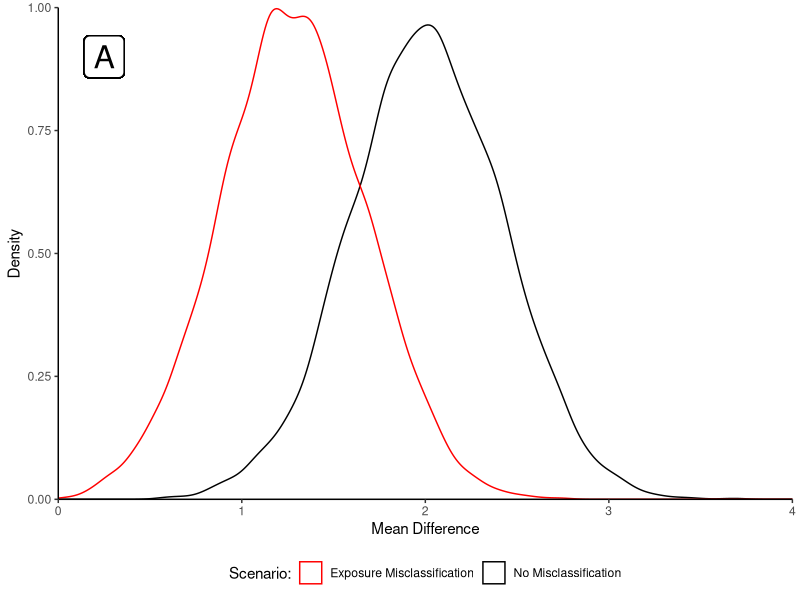

The R source for this figure: (Note: a time limit stopped this script after it produced the figure.)

#######################################################################################################
#
# Purpose: To demonstrate one way to simulate non-differential misclassification (NDM) and dependent
#           NDM, with the goals of giving an example where NDM leads to bias away from the null and 
#           concretizing the difference between bias and error
#
# Author: Jacqueline E. Rudolph
#
# Required packages: ggplot2, tidyverse, mvtnorm
#
# Last Updated: 11 mar 2020
#
#######################################################################################################

##Set your working directory and load in necessary packages

setwd("your_working_directory")

packages <- c("tidyverse" ,"ggplot2", "mvtnorm")
for (package in packages) {
  if (!require(package, character.only=T, quietly=T)) {
    install.packages(package,repos='http://lib.stat.cmu.edu/R/CRAN') 
  }
  library(package, character.only=T)
}


##Set up data set to store results

results <- data.frame(
  rep=NA,
  delta1=NA,
  delta2=NA,
  delta3=NA, 
  stringsAsFactors = FALSE
)


##Run simulation  

reps <- 10000 #The number of simulations
n <- 1000     #Sample size within each simulation

#We carry out the simulations using the following function
simloop <- function(r, n) {
  
  set.seed(r)
  results$rep <- r
  
  #Create 2 continuous confounders (M1 and M2)
  #Both are normally distributed with mean 0 and s.d. 1
  m <- rmvnorm(n, mean=rep(0, 2)) 
  
  #Create binary exposure, P(A=1)=0.5
  #A affected by M1 and M2: both with log(OR) of log(2)
  a <- rbinom(n, 1, 1/(1 + exp(-(-log(1/0.5 - 1) + log(2)*m[ , 1] + log(2)*m[ , 2]))))
  
  #Continuous outcome affected by exposure and confounders
  #Normally distributed with mean determined by formula below and s.d. 6
  #Intercept of 10; mean difference of 2 for A, M1, and M2
  y <- rnorm(n, mean=(10 + 2*a + 2*m[ , 1] + 2*m[ , 2]), sd=6)
  
  #Exposure with NDM
  #We select 15% of the sample to have misclassified A
  error_a <- rnorm(n) #We use error_a to determine misclassification in anticipation of dependency below
  a2 <- ifelse(error_a > qnorm(0.85), 1 - a, a) #Misclassified exposure
  
  #Induce NDM of M1 that is correlated with error in exposure
  #because misclassified variables both affected by error_a
  m2 <- m
  m2[ , 1]  <- m[ , 1] - 0.9*error_a #Mismeasured M1, with extent of error dependent on error_a
  
  #Scenario 1: Linear model under no misclassification
  results$delta1 <- summary(glm(y ~ a + m[ , 1] + m[ , 2], family=gaussian(link="identity")))$coefficients[2]
  
  #Scenario 2: Linear model under misclassification of binary exposure
  results$delta2 <- summary(glm(y ~ a2 + m[ , 1] + m[ , 2], family=gaussian(link="identity")))$coefficients[2]
  
  #Scenario 3: Linear model under dependent misclassification of binary exposure and continuous confounder
  results$delta3 <- summary(glm(y ~ a2 + m2[ , 1] + m2[ , 2], family=gaussian(link="identity")))$coefficients[2]
  
  return(results)
}

##Run the above function "reps" times, where reps is the number of simulations

all.res <- lapply(1:reps, function(x) {simloop(x, n)})
all.res <- do.call(rbind, all.res)


##Summarize results

  #Proportion of simulations that had an error in the mean difference greater than the null
  pos.error2 <- sum((all.res$delta2 - all.res$delta1) > 0)/reps #Comparing scenario 2 to scenario 1
  pos.error3 <- sum((all.res$delta3 - all.res$delta1) > 0)/reps #Comparing scenario 3 to scenario 1
  
  #Get the average mean difference across simulations for each scenario
  summ.res <- all.res %>% 
    summarise(avg.delta1=mean(delta1), 
              avg.delta2=mean(delta2), 
              avg.delta3=mean(delta3)) 
  
  #Compare the average mean difference to the true mean difference of 2
  summ.res$bias2 <- summ.res$avg.delta2 - 2
  summ.res$bias3 <- summ.res$avg.delta3 - 2


##Visualize results

thm <- theme_classic() +
  theme(
    legend.position = "bottom",
    legend.background = element_rect(fill = "transparent", colour = NA),
    legend.key = element_rect(fill = "transparent", colour = NA)
  )

    #Results for scenario 2 compared to scenario 1
    all.res$idx <- as.numeric(all.res$delta2 > all.res$delta1)
    cols<-c("No Misclassification"="black", "Exposure Misclassification"="red")
    pdf("misclass1.pdf",height=5,width=5)
    ggplot(all.res) +
      geom_density(aes(delta1, colour="No Misclassification")) +
      geom_density(aes(delta2, colour="Exposure Misclassification")) +
      scale_colour_manual(name="Scenario:", values=cols) + 
      xlab("Mean Difference") + scale_x_continuous(expand=c(0, 0), limits=c(0, 4)) + 
      ylab("Density") + scale_y_continuous(expand=c(0,0), limits=c(0, 1)) +
      geom_label(aes(x=0.25, y=0.9, label="A"), size=8, label.size=0.5) + thm
    dev.off()
    
    #Results for scenario 3 compared to scenario 1
    all.res$idx <- as.numeric(all.res$delta3 > all.res$delta1)
    cols<-c("No Misclassification"="black", "Exposure & Confounder \nMisclassification"="red")
    pdf("misclass2.pdf",height=5,width=5)
    ggplot(all.res) +
      geom_density(aes(delta3, colour="Exposure & Confounder \nMisclassification")) +
      geom_density(aes(delta1, colour="No Misclassification")) +
      scale_colour_manual(name="Scenario:", values=cols) + 
      xlab("Mean Difference") + scale_x_continuous(expand=c(0, 0), limits=c(0, 4)) + 
      ylab("Density") + scale_y_continuous(expand=c(0, 0), limits=c(0, 1)) +
      geom_label(aes(x=0.25, y=0.9, label="B"), size=8, label.size=0.5) + thm
    dev.off()
    
    
    
    
